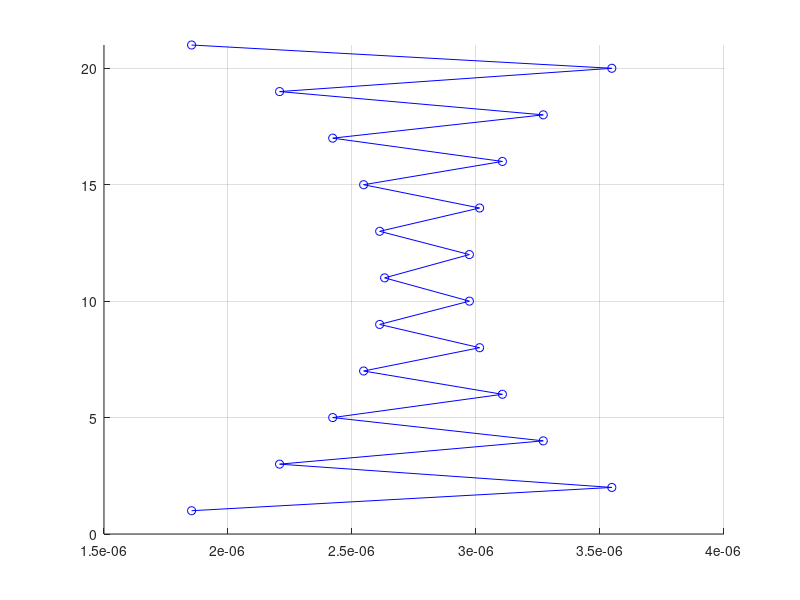

The MATLAB script that drew this image:
% *********************************************************************** %
% Lattice Boltzmann Method (LBM)                                          %
%                                                                         %
% Email: zhe.li@ec-nantes.fr                                              %
% Version: 0.0                                                            %
% Lattice: D2Q9                                                           %
%                         6---2---5                                       %
%                         | \ | / |                                       %
%                         3---0---1                                       %
%                         | / | \ |                                       %
%                         7---4---8                                       %
%                                                                         %
% *********************************************************************** %
%%
clear variables
close all
clc
format long
%%
%
% ======================================================================= %
%                               Constants                                 %
% ======================================================================= %
cs_lat = 1.0/(3^0.5);
cs2 = cs_lat^2.0;
cs4 = cs2^2.0;
inv1cs2 = 1.0/cs2;
inv2cs2 = 1.0/(2.0*cs2);
inv1cs4 = 1.0/cs4;
inv2cs4 = 1.0/(2.0*cs4);
ex = [0.0, 1.0, 0.0, -1.0, 0.0, 1.0, -1.0, -1.0, 1.0]';
ey = [0.0, 0.0, 1.0, 0.0, -1.0, 1.0, 1.0, -1.0, -1.0]';
w = [4.0/9.0, 1.0/9.0, 1.0/9.0, 1.0/9.0, 1.0/9.0, ...
    1.0/36.0, 1.0/36.0, 1.0/36.0, 1.0/36.0];
nbDist = 9;


% ======================================================================= %
%                       Computational parameters                          %
% ======================================================================= %
Nx = 3; 
Ny = 21; 
nbSteps = 1000; % number of time steps

L = 10; % periodic physical domain horizontal length [m]
H = 3;  % periodic physical domain height [m]
time = 5; % simulation time [s]

Cx  = L/(Nx-1); % horizontal length scaling factor [m]
Ct  = time/nbSteps; % time scaling factor [s]

Cu  = Cx/Ct; % velocity scaling factor [m/s]
Cnu = Cx^2/Ct; % kinematic viscosity scaling factor [m^2/s]
Cg = Cx/Ct^2;

nu = 100; % kinematic viscosity [m^2/s]
nu_LBM = nu/Cnu; 

tau = nu_LBM/cs2 + .5; % relaxation time

g   = [1; 0]./Cg; % constant horizontal body force [m/s^s]

% check values of Ma, Re and tau
H_LBM    = H/Cx;
Umax_LBM = g(1)*H^2/8/nu_LBM; % maximum velocity at y = .5*H m LBM
Ma       = Umax_LBM/cs_lat; % maximum Mach number

Umean_LBM = g(1)*H_LBM/12/nu_LBM; % mean velocity LBM
Re        = Umean_LBM*H_LBM/nu_LBM; % Reynolds number

if Ma > 0.6
    error('Ma < 0.6, compressible flow !')

end

if abs(tau - 0.5) < 0.05
    error('Instability due to too low relaxation time for BGK !')

end

if Re > 2100
    error('Re > 2100, turbulent flow')

end

% ======================================================================= %
%                           Initialization                                %
% ======================================================================= %
fdist = zeros(nbDist, Nx, Ny); % distribution function matrix
fcoll = zeros(nbDist, Nx, Ny); % post-collision distribution function matrix
rho   = ones(Nx, Ny);
vx    = zeros(Nx, Ny);
vy    = zeros(Nx, Ny);

Jx0   = rho.*vx;
Jy0   = rho.*vy;
rho0  = rho;

for j = 1:Ny
    for i = 1:Nx
        u = [vx(i,j); vy(i,j)];
        for k = 1:nbDist
            csi = [ex(k);ey(k)];
            fdist(k,i,j) = rho(i,j)*w(k)*( 1 + inv1cs2*csi'*u + inv2cs4*(csi'*u)^2 - inv2cs2*u'*u);
        end
    end
end

% ======================================================================= %
%                             Iterations                                  %
% ======================================================================= %
for iStep = 1:nbSteps
    % ---------------------------------
    % (1) Collision
    for j = 1:Ny
        for i = 1:Nx
            u = [vx(i,j);vy(i,j)];
            for k = 1:nbDist
                csi = [ex(k);ey(k)];
                Fa  = rho(i,j)*w(k)*( inv1cs2*(csi - u) + inv1cs4*(csi'*u)*csi )'*g;
                feq = rho(i,j)*w(k)*( 1 + inv1cs2*csi'*u + inv2cs4*(csi'*u)^2 - inv2cs2*u'*u);
                fcoll(k,i,j) = fdist(k,i,j) - (fdist(k,i,j) - feq)/tau + Fa;
            end
        end
    end
    
    % ---------------------------------
    % (2) Streaming
    for j = 1:Ny
        for i = 1:Nx
            for k = 1:nbDist
                csi = [ex(k);ey(k)];
                ia = i + csi(1);
                ja = j + csi(2);
                if ja > 0 && ja <= Ny

                    if ia > 0 && ia <= Nx
                        fdist(k,ia,ja) = fcoll(k,i,j);
                    end

                    % periodic boundary condition
                    if ia < 1
                        ia = Nx;
                        fdist(k,ia,ja) = fcoll(k,i,j);
                    end
                    if ia > Nx
                        ia = 1;
                        fdist(k,ia,ja) = fcoll(k,i,j);
                    end

                end
            end
        end
    end
    
    % ---------------------------------
    % (3) Boundary condition
    % (3.3) Bottom
    j = 1;
    for i = 1:Nx
        fdist(3,i,j) = fcoll(5,i,j);
        fdist(6,i,j) = fcoll(8,i,j);
        fdist(7,i,j) = fcoll(9,i,j);
    end

    % (3.4) Top
    j = Ny;
    for i = 1:Nx
        fdist(5,i,j) = fcoll(3,i,j);
        fdist(8,i,j) = fcoll(6,i,j);
        fdist(9,i,j) = fcoll(7,i,j);
    end
    
    % ---------------------------------
    % (4) Macroscopic variables
    residu = 0.0;
    for j = 1:Ny
        for i = 1:Nx
            rho(i,j) = sum(fdist(:,i,j));
            Jx(i,j)  = sum(fdist(:,i,j).*ex);
            Jy(i,j)  = sum(fdist(:,i,j).*ey);

            Vx(i,j)  = Jx(i,j)/rho(i,j);
            Vy(i,j)  = Jy(i,j)/rho(i,j);

            residu = residu + abs(rho(i,j) - rho0(i,j))/rho0(i,j);
        end
    end
    fprintf('\n Mass conservation relative residual res = %g \n', residu)
end

%%

figure
hold on
grid on
ylim([0 Ny])
plot(Vx(2,:),[1:1:Ny],'bo-')
hold off
